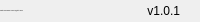
              <widget class="QFrame" name="bottomBar">
               <property name="minimumSize">
                <size>
                 <width>0</width>
                 <height>22</height>
                </size>
               </property>
               <property name="maximumSize">
                <size>
                 <width>16777215</width>
                 <height>22</height>
                </size>
               </property>
               <property name="frameShape">
                <enum>QFrame::NoFrame</enum>
               </property>
               <property name="frameShadow">
                <enum>QFrame::Raised</enum>
               </property>
               <layout class="QHBoxLayout" name="horizontalLayout_5">
                <property name="spacing">
                 <number>0</number>
                </property>
                <property name="leftMargin">
                 <number>0</number>
                </property>
                <property name="topMargin">
                 <number>0</number>
                </property>
                <property name="rightMargin">
                 <number>0</number>
                </property>
                <property name="bottomMargin">
                 <number>0</number>
                </property>
                <item>
                 <widget class="QLabel" name="creditsLabel">
                  <property name="maximumSize">
                   <size>
                    <width>16777215</width>
                    <height>16</height>
                   </size>
                  </property>
                  <property name="font">
                   <font>
                    <family>Segoe UI</family>
                    <pointsize>-1</pointsize>
                    <weight>50</weight>
                    <italic>false</italic>
                    <bold>false</bold>
                   </font>
                  </property>
                  <property name="text">
                   <string>Created &amp; Developed by 220327019@stu.vtc.edu.hk</string>
                  </property>
                  <property name="alignment">
                   <set>Qt::AlignLeading|Qt::AlignLeft|Qt::AlignVCenter</set>
                  </property>
                 </widget>
                </item>
                <item>
                 <widget class="QLabel" name="version">
                  <property name="text">
                   <string>v1.0.1</string>
                  </property>
                  <property name="alignment">
                   <set>Qt::AlignRight|Qt::AlignTrailing|Qt::AlignVCenter</set>
                  </property>
                 </widget>
                </item>
                <item>
                 <widget class="QFrame" name="frame_size_grip">
                  <property name="minimumSize">
                   <size>
                    <width>20</width>
                    <height>0</height>
                   </size>
                  </property>
                  <property name="maximumSize">
                   <size>
                    <width>20</width>
                    <height>16777215</height>
                   </size>
                  </property>
                  <property name="frameShape">
                   <enum>QFrame::NoFrame</enum>
                  </property>
                  <property name="frameShadow">
                   <enum>QFrame::Raised</enum>
                  </property>
                 </widget>
                </item>
               </layout>
              </widget>
